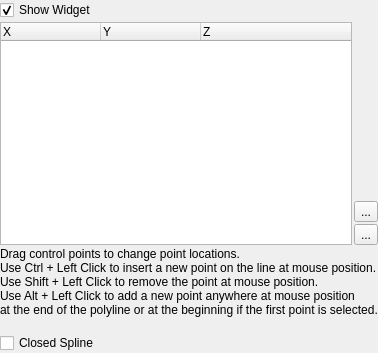
<?xml version="1.0" encoding="UTF-8"?>
<ui version="4.0">
 <class>SplinePropertyWidget</class>
 <widget class="QWidget" name="SplinePropertyWidget">
  <property name="geometry">
   <rect>
    <x>0</x>
    <y>0</y>
    <width>283</width>
    <height>353</height>
   </rect>
  </property>
  <property name="windowTitle">
   <string>Form</string>
  </property>
  <layout class="QGridLayout">
   <property name="margin">
    <number>0</number>
   </property>
   <property name="spacing">
    <number>2</number>
   </property>
   <item row="0" column="0">
    <widget class="QCheckBox" name="show3DWidget">
     <property name="text">
      <string>Show Widget</string>
     </property>
     <property name="checked">
      <bool>true</bool>
     </property>
    </widget>
   </item>
   <item row="1" column="0" colspan="2">
    <widget class="pqTreeWidget" name="handlePositions">
     <property name="rootIsDecorated">
      <bool>false</bool>
     </property>
     <attribute name="headerStretchLastSection">
      <bool>true</bool>
     </attribute>
     <column>
      <property name="text">
       <string>X</string>
      </property>
     </column>
     <column>
      <property name="text">
       <string>Y</string>
      </property>
     </column>
     <column>
      <property name="text">
       <string>Z</string>
      </property>
     </column>
    </widget>
   </item>
   <item row="1" column="2">
    <layout class="QVBoxLayout" name="vboxLayout">
     <property name="spacing">
      <number>2</number>
     </property>
     <item>
      <spacer name="spacer">
       <property name="orientation">
        <enum>Qt::Vertical</enum>
       </property>
       <property name="sizeHint" stdset="0">
        <size>
         <width>20</width>
         <height>40</height>
        </size>
       </property>
      </spacer>
     </item>
     <item>
      <widget class="QToolButton" name="addPoint">
       <property name="text">
        <string>...</string>
       </property>
       <property name="icon">
        <iconset resource="../../../Widgets/Resources/QtWidgets.qrc">
         <normaloff>:/QtWidgets/Icons/pqPlus16.png</normaloff>:/QtWidgets/Icons/pqPlus16.png</iconset>
       </property>
      </widget>
     </item>
     <item>
      <widget class="QToolButton" name="removePoints">
       <property name="text">
        <string>...</string>
       </property>
       <property name="icon">
        <iconset resource="../../../Widgets/Resources/QtWidgets.qrc">
         <normaloff>:/QtWidgets/Icons/pqDelete16.png</normaloff>:/QtWidgets/Icons/pqDelete16.png</iconset>
       </property>
      </widget>
     </item>
    </layout>
   </item>
   <item row="3" column="0" colspan="2">
    <widget class="QCheckBox" name="closed">
     <property name="text">
      <string>Closed Spline</string>
     </property>
    </widget>
   </item>
   <item row="2" column="0" colspan="3">
    <widget class="QLabel" name="label">
     <property name="text">
      <string>&lt;html&gt;&lt;head/&gt;&lt;body&gt;&lt;p&gt;Drag control points to change point locations.&lt;br/&gt;Use Ctrl + Left Click to insert a new point on the line at mouse position.&lt;br/&gt;Use Shift + Left Click to remove the point at mouse position.&lt;br/&gt;Use Alt + Left Click to add a new point anywhere at mouse position&lt;br/&gt;at the end of the polyline or at the beginning if the first point is selected.&lt;br/&gt;&lt;/p&gt;&lt;/body&gt;&lt;/html&gt;</string>
     </property>
    </widget>
   </item>
  </layout>
 </widget>
 <customwidgets>
  <customwidget>
   <class>pqTreeWidget</class>
   <extends>QTreeWidget</extends>
   <header>pqTreeWidget.h</header>
  </customwidget>
 </customwidgets>
 <resources>
  <include location="../../../Components/Resources/pqComponents.qrc"/>
  <include location="../../../Widgets/Resources/QtWidgets.qrc"/>
 </resources>
 <connections/>
</ui>
